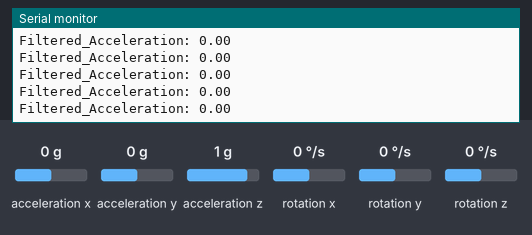
Simulated run of this sketch. Board: Arduino Uno, built with avr-gcc and run on an emulated ATmega328P. Parts: the last lines printed to the serial monitor. The test bench sets the inputs (shaded band); at power-on: acceleration x 0 g, acceleration y 0 g, acceleration z 1 g, rotation x 0 °/s, rotation y 0 °/s, rotation z 0 °/s.

Above: at 1.2 s.
1.3 s: acceleration x set to -1.4 g
At 2.0 s:
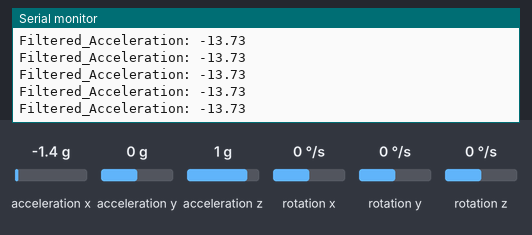
2.8 s: acceleration x set to 1.4 g
At 3.8 s:
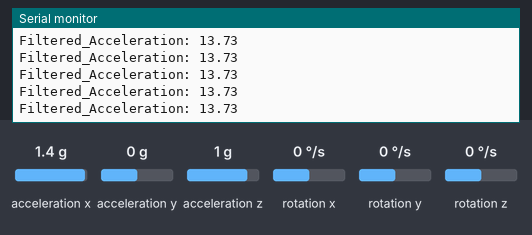
5.8 s: acceleration x set to -0.8 g
At 6.3 s:
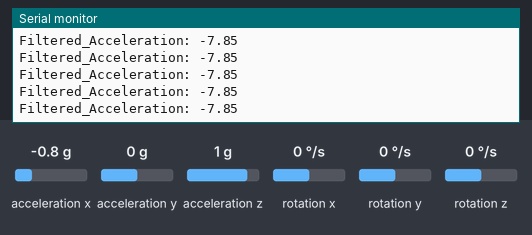
8.8 s: acceleration x set to 1.4 g
At 9.4 s:
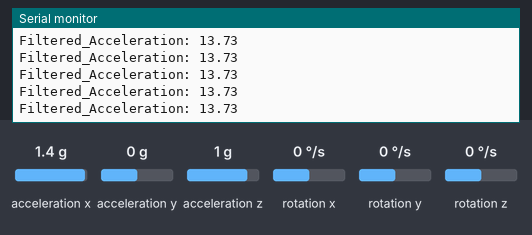
Timing chart, 0 to 11.8 s (numbered marks = the images above; inputs shaded):
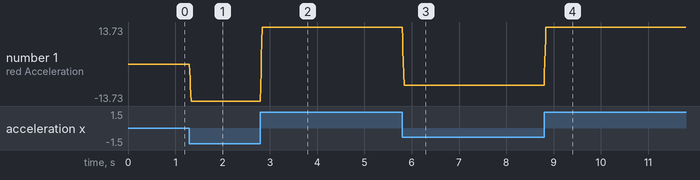

The sketch:

MPU_code_with_filter.ino
```cpp
#include <Wire.h>
#include <MPU6050.h>
#define WINDOW_SIZE 5

MPU6050 mpu;

// tacc == the sum of accelerations in 3 axes | taccn == filtered sum of accelerations | INDEX == an index of 0, 1, or 2 refers to x, y, and z accelerations, respectively
// SUM == refers to the summation of a number of consecutive acceleration readings depending on the window size
// READINGS == stores the last number of readings (depending on the window size) in the three axes | AVERAGED == averaged acceleration values in the three axes

double tacc;
double taccn;
int INDEX = 0;
double SUM [3];
double READINGS[3][WINDOW_SIZE];
double AVERAGED [3];

void setup()
{
  Serial.begin(115200);

// Initialize the mpu
  while(!mpu.begin(MPU6050_SCALE_2000DPS, MPU6050_RANGE_2G))
  {
    delay(500);
  }

  // If you want, you can set accelerometer offsets
   mpu.setAccelOffsetX(-5685);
   mpu.setAccelOffsetY(-1537);
   mpu.setAccelOffsetZ(1049);


}

void loop()
{

  //rawAccel reads the raw acceleration and normAccel outputs the acceleration in m/s^2
//  Vector rawAccel = mpu.readRawAccel();
  Vector normAccel = mpu.readNormalizeAccel();

//  Serial.print(" Xraw = ");
//  Serial.print(rawAccel.XAxis);
//  Serial.print(" Yraw = ");
//  Serial.print(rawAccel.YAxis);
//  Serial.print(" Zraw = ");
//  Serial.println(rawAccel.ZAxis);

//  Serial.print(" Xnorm = ");
//  Serial.print(normAccel.XAxis);
//  Serial.print(" Ynorm = ");
//  Serial.print(normAccel.YAxis);
//  Serial.print(" Znorm = ");
//  Serial.println(normAccel.ZAxis);
//  Serial.print("Total Acceleration: ");

// Calculate the averaged accelerations for the three axes

  for (int index=0; index<=2; index++){

  SUM[index] = SUM[index] - READINGS[index][INDEX];
    switch (index){
      case 0:
      READINGS[index][INDEX] = normAccel.XAxis;
      SUM[index] = SUM[index] + normAccel.XAxis; /*Serial.print("X-acceleration: ");*/ break;
      case 1:
      READINGS[index][INDEX] = normAccel.YAxis;
      SUM[index] = SUM[index] + normAccel.YAxis; /*Serial.print("Y-acceleration: ");*/ break;
      case 2:
      READINGS[index][INDEX] = normAccel.ZAxis;
      SUM[index] = SUM[index] + normAccel.ZAxis; /*Serial.print("Z-acceleration: "); */break;
                  }
  INDEX = (INDEX+1) % WINDOW_SIZE;
  AVERAGED[index] = SUM[index] / WINDOW_SIZE;
  //Serial.print(AVERAGED[index]);      // When this line is uncommented, it prints the averaged values of accelerations in x, y, and z for every for loop
                                      } // End of for loop

  // Calculate the total averaged and normal accelerations

  tacc=sqrt(pow(AVERAGED[0],2) + pow(AVERAGED[1],2) + pow(AVERAGED[2],2));
  taccn=sqrt(pow(normAccel.XAxis,2) + pow(normAccel.YAxis,2) + pow(normAccel.ZAxis,2));

//    Serial.print(tacc);             //the first variable for plotting
//    Serial.print(",");              //seperator
//    Serial.println(taccn);          //the second variable for plotting including line break

      //Serial.println(normAccel.XAxis*0.9665);
      //Serial.print(" ");
      Serial.print("Filtered_Acceleration: ");
      Serial.println(AVERAGED[0]);
      delay(5);
}
```

Measured:
- after the input at 1.3 s, the serial monitor: prints a new line at once (image 1)
- after the input at 2.8 s, the serial monitor: prints a new line at once (image 2)
- after the input at 5.8 s, the serial monitor: prints a new line at once (image 3)
- after the input at 8.8 s, the serial monitor: prints a new line at once (image 4)
- plotted number 1: 0 → -13.73 after the input at 1.3 s, -13.73 → 13.73 after the input at 2.8 s, 13.73 → -7.85 after the input at 5.8 s, -7.85 → 13.73 after the input at 8.8 s
